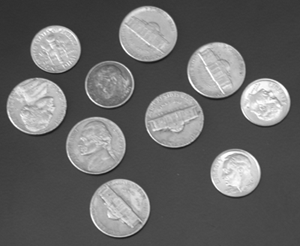
#> input picture chp4/coins.png, 300 x 246 px
$ python k_means_ex2.py
#> lines starting #> are read from the running program, lines starting #| are printed output that depends on the picture; after the words box and inside, x2 and y2 are one past the last pixel; in counts of white or black regions, pixels touching at a corner belong together
# -*- coding: utf-8 -*-
"""
Created on Tue Dec 10 13:41:27 2024

@author: lich5
"""

import numpy as np
from sklearn.cluster import KMeans
from PIL import Image
import matplotlib.pyplot as plt


# %%   基于K均值聚类的图像分割——灰度图像
# ******************************* 读取图像数据 ********************************
# Load grayscale image
x = Image.open('coins.png').convert('L')
#> x is the input picture: PIL image 300x246 L; min 23, max 255, mean 103
x = np.array(x)  # Convert to numpy array
print(f"Image shape: {x.shape}, dtype: {x.dtype}")
#| Image shape: (246, 300), dtype: uint8

y = x.flatten().astype(np.float64)  # Flatten the image and convert to double

# ************************* 调用kmeans函数进行聚类分割 *************************
startdata = np.array([[0], [150]])  # Initial cluster centers
kmeans = KMeans(n_clusters=2, init=startdata, n_init=1)
idpixel = kmeans.fit_predict(y.reshape(-1, 1))  # Perform clustering
idbw = (idpixel == 1)  # Binary mask for the second cluster
result = idbw.reshape(x.shape)  # Reshape back to original image size
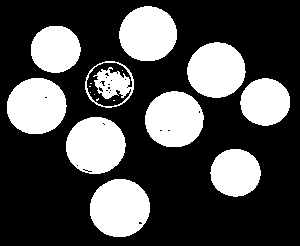
#> result: shape (246, 300) bool; 30.3% white; 17 white regions (7 under 20 px), largest, box (x1, y1, x2, y2) and area: (90, 179, 150, 237) 2748, (66, 117, 126, 174) 2668, (7, 78, 67, 134) 2649

# Display the segmented image
plt.figure()
plt.imshow(result, cmap='gray')
plt.title("Segmented Image (Grayscale)")
plt.axis('off')
plt.show()

# %%    基于K均值聚类的图像分割——真彩图像
# ******************************* 读取图像数据 ********************************
# Load color image
Duck0 = Image.open('littleduck.jpg')
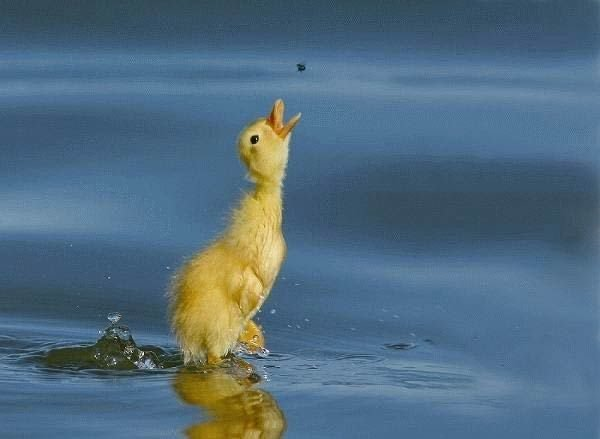
#> input picture chp4/littleduck.jpg, 600 x 439 px
#> Duck0 is the input picture: PIL image 600x439 RGB; mean R, G, B 81.1, 108.1, 126.9
Duck0 = np.array(Duck0)  # Convert to numpy array
print(f"Original Duck image shape: {Duck0.shape}, dtype: {Duck0.dtype}")
#| Original Duck image shape: (439, 600, 3), dtype: uint8

m, n, k = Duck0.shape
#> m = 439; n = 600; k = 3
Duck1 = Duck0.reshape(-1, k).astype(np.float64)  # Reshape into 2D array for clustering
print(f"Reshaped Duck image shape: {Duck1.shape}, dtype: {Duck1.dtype}")
#| Reshaped Duck image shape: (263400, 3), dtype: float64

'''调用kmeans函数进行聚类分割 '''

# Display the segmented color image
plt.figure()
#> (the run stopped early here; a loop or call above may not have finished)
